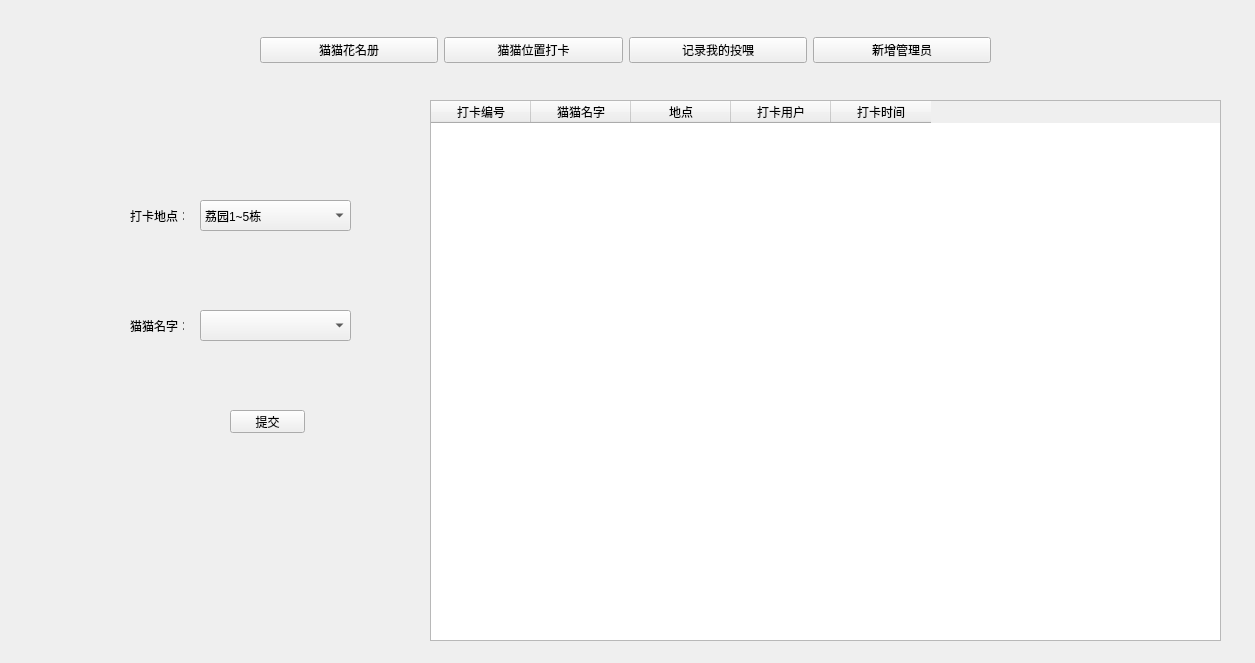
<?xml version="1.0" encoding="UTF-8"?>
<ui version="4.0">
 <class>adminWindow</class>
 <widget class="QMainWindow" name="adminWindow">
  <property name="geometry">
   <rect>
    <x>0</x>
    <y>0</y>
    <width>1255</width>
    <height>663</height>
   </rect>
  </property>
  <property name="windowTitle">
   <string>MainWindow</string>
  </property>
  <widget class="QWidget" name="centralwidget">
   <widget class="QWidget" name="gridLayoutWidget">
    <property name="geometry">
     <rect>
      <x>260</x>
      <y>10</y>
      <width>731</width>
      <height>81</height>
     </rect>
    </property>
    <layout class="QGridLayout" name="gridLayout">
     <item row="0" column="2">
      <widget class="QPushButton" name="feedBtn">
       <property name="text">
        <string>记录我的投喂</string>
       </property>
      </widget>
     </item>
     <item row="0" column="0">
      <widget class="QPushButton" name="catinfoBtn">
       <property name="text">
        <string>猫猫花名册</string>
       </property>
      </widget>
     </item>
     <item row="0" column="1">
      <widget class="QPushButton" name="witnessBtn">
       <property name="text">
        <string>猫猫位置打卡</string>
       </property>
      </widget>
     </item>
     <item row="0" column="3">
      <widget class="QPushButton" name="newAdminBtn">
       <property name="text">
        <string>新增管理员</string>
       </property>
      </widget>
     </item>
    </layout>
   </widget>
   <widget class="QStackedWidget" name="stackedWidget">
    <property name="geometry">
     <rect>
      <x>50</x>
      <y>100</y>
      <width>1171</width>
      <height>561</height>
     </rect>
    </property>
    <property name="currentIndex">
     <number>1</number>
    </property>
    <widget class="QWidget" name="page">
     <widget class="QTableWidget" name="catTabel">
      <property name="geometry">
       <rect>
        <x>270</x>
        <y>0</y>
        <width>881</width>
        <height>551</height>
       </rect>
      </property>
      <property name="sortingEnabled">
       <bool>false</bool>
      </property>
      <property name="columnCount">
       <number>7</number>
      </property>
      <column>
       <property name="text">
        <string>猫猫编号</string>
       </property>
      </column>
      <column>
       <property name="text">
        <string>猫猫名字</string>
       </property>
      </column>
      <column>
       <property name="text">
        <string>性别</string>
       </property>
      </column>
      <column>
       <property name="text">
        <string>品种</string>
       </property>
      </column>
      <column>
       <property name="text">
        <string>常出现地点</string>
       </property>
      </column>
      <column>
       <property name="text">
        <string>疫苗状态</string>
       </property>
      </column>
      <column>
       <property name="text">
        <string>备注</string>
       </property>
      </column>
     </widget>
     <widget class="QWidget" name="horizontalLayoutWidget">
      <property name="geometry">
       <rect>
        <x>30</x>
        <y>0</y>
        <width>201</width>
        <height>51</height>
       </rect>
      </property>
      <layout class="QHBoxLayout" name="horizontalLayout">
       <item>
        <widget class="QLabel" name="label">
         <property name="text">
          <string>猫名：</string>
         </property>
        </widget>
       </item>
       <item>
        <widget class="QLineEdit" name="addCatNameEdit"/>
       </item>
      </layout>
     </widget>
     <widget class="QWidget" name="horizontalLayoutWidget_2">
      <property name="geometry">
       <rect>
        <x>30</x>
        <y>60</y>
        <width>201</width>
        <height>51</height>
       </rect>
      </property>
      <layout class="QHBoxLayout" name="horizontalLayout_2">
       <item>
        <widget class="QLabel" name="label_2">
         <property name="text">
          <string>性别：</string>
         </property>
        </widget>
       </item>
       <item>
        <widget class="QComboBox" name="addCatGenderBox">
         <item>
          <property name="text">
           <string>公</string>
          </property>
         </item>
         <item>
          <property name="text">
           <string>母</string>
          </property>
         </item>
        </widget>
       </item>
      </layout>
     </widget>
     <widget class="QWidget" name="horizontalLayoutWidget_3">
      <property name="geometry">
       <rect>
        <x>30</x>
        <y>120</y>
        <width>201</width>
        <height>51</height>
       </rect>
      </property>
      <layout class="QHBoxLayout" name="horizontalLayout_3">
       <item>
        <widget class="QLabel" name="label_3">
         <property name="text">
          <string>品种：</string>
         </property>
        </widget>
       </item>
       <item>
        <widget class="QLineEdit" name="AddCatRaceEdit"/>
       </item>
      </layout>
     </widget>
     <widget class="QLabel" name="label_4">
      <property name="geometry">
       <rect>
        <x>0</x>
        <y>530</y>
        <width>151</width>
        <height>21</height>
       </rect>
      </property>
      <property name="text">
       <string>作为管理员，请细心填写~</string>
      </property>
     </widget>
     <widget class="QWidget" name="horizontalLayoutWidget_4">
      <property name="geometry">
       <rect>
        <x>30</x>
        <y>210</y>
        <width>201</width>
        <height>51</height>
       </rect>
      </property>
      <layout class="QHBoxLayout" name="horizontalLayout_4">
       <item>
        <widget class="QComboBox" name="addLocBox">
         <item>
          <property name="text">
           <string>荔园1~5栋</string>
          </property>
         </item>
         <item>
          <property name="text">
           <string>荔园6~10栋</string>
          </property>
         </item>
         <item>
          <property name="text">
           <string>主楼以及活动中心</string>
          </property>
         </item>
         <item>
          <property name="text">
           <string>T3~T5</string>
          </property>
         </item>
         <item>
          <property name="text">
           <string>T2、T6</string>
          </property>
         </item>
         <item>
          <property name="text">
           <string>运动场</string>
          </property>
         </item>
         <item>
          <property name="text">
           <string>研究生教学区</string>
          </property>
         </item>
        </widget>
       </item>
      </layout>
     </widget>
     <widget class="QLabel" name="label_5">
      <property name="geometry">
       <rect>
        <x>30</x>
        <y>190</y>
        <width>91</width>
        <height>16</height>
       </rect>
      </property>
      <property name="text">
       <string>常出现地点：</string>
      </property>
     </widget>
     <widget class="QWidget" name="horizontalLayoutWidget_5">
      <property name="geometry">
       <rect>
        <x>30</x>
        <y>270</y>
        <width>201</width>
        <height>41</height>
       </rect>
      </property>
      <layout class="QHBoxLayout" name="horizontalLayout_5">
       <item>
        <widget class="QLabel" name="label_6">
         <property name="text">
          <string>疫苗状态：</string>
         </property>
        </widget>
       </item>
       <item>
        <widget class="QComboBox" name="addCatVacBox">
         <item>
          <property name="text">
           <string>未接种</string>
          </property>
         </item>
         <item>
          <property name="text">
           <string>已接种</string>
          </property>
         </item>
        </widget>
       </item>
      </layout>
     </widget>
     <widget class="QLabel" name="label_7">
      <property name="geometry">
       <rect>
        <x>30</x>
        <y>320</y>
        <width>54</width>
        <height>12</height>
       </rect>
      </property>
      <property name="text">
       <string>备注：</string>
      </property>
     </widget>
     <widget class="QTextEdit" name="addOtherEdit">
      <property name="geometry">
       <rect>
        <x>30</x>
        <y>340</y>
        <width>201</width>
        <height>81</height>
       </rect>
      </property>
     </widget>
     <widget class="QPushButton" name="addCatButton">
      <property name="geometry">
       <rect>
        <x>60</x>
        <y>440</y>
        <width>141</width>
        <height>51</height>
       </rect>
      </property>
      <property name="text">
       <string>新增猫猫</string>
      </property>
     </widget>
    </widget>
    <widget class="QWidget" name="page_2">
     <widget class="QTableWidget" name="witnessTable">
      <property name="geometry">
       <rect>
        <x>380</x>
        <y>0</y>
        <width>791</width>
        <height>541</height>
       </rect>
      </property>
      <property name="columnCount">
       <number>5</number>
      </property>
      <column>
       <property name="text">
        <string>打卡编号</string>
       </property>
      </column>
      <column>
       <property name="text">
        <string>猫猫名字</string>
       </property>
      </column>
      <column>
       <property name="text">
        <string>地点</string>
       </property>
      </column>
      <column>
       <property name="text">
        <string>打卡用户</string>
       </property>
      </column>
      <column>
       <property name="text">
        <string>打卡时间</string>
       </property>
      </column>
     </widget>
     <widget class="QLabel" name="label_8">
      <property name="geometry">
       <rect>
        <x>80</x>
        <y>110</y>
        <width>54</width>
        <height>12</height>
       </rect>
      </property>
      <property name="text">
       <string>打卡地点：</string>
      </property>
     </widget>
     <widget class="QLabel" name="label_9">
      <property name="geometry">
       <rect>
        <x>80</x>
        <y>220</y>
        <width>54</width>
        <height>12</height>
       </rect>
      </property>
      <property name="text">
       <string>猫猫名字：</string>
      </property>
     </widget>
     <widget class="QComboBox" name="witCatNameBox">
      <property name="geometry">
       <rect>
        <x>150</x>
        <y>210</y>
        <width>151</width>
        <height>31</height>
       </rect>
      </property>
     </widget>
     <widget class="QPushButton" name="addWitButton">
      <property name="geometry">
       <rect>
        <x>180</x>
        <y>310</y>
        <width>75</width>
        <height>23</height>
       </rect>
      </property>
      <property name="text">
       <string>提交</string>
      </property>
     </widget>
     <widget class="QComboBox" name="witLocBox">
      <property name="geometry">
       <rect>
        <x>150</x>
        <y>100</y>
        <width>151</width>
        <height>31</height>
       </rect>
      </property>
      <item>
       <property name="text">
        <string>荔园1~5栋</string>
       </property>
      </item>
      <item>
       <property name="text">
        <string>荔园6~10栋</string>
       </property>
      </item>
      <item>
       <property name="text">
        <string>主楼以及活动中心</string>
       </property>
      </item>
      <item>
       <property name="text">
        <string>T3~T5</string>
       </property>
      </item>
      <item>
       <property name="text">
        <string>T2、T6</string>
       </property>
      </item>
      <item>
       <property name="text">
        <string>运动场</string>
       </property>
      </item>
      <item>
       <property name="text">
        <string>研究生教学区</string>
       </property>
      </item>
     </widget>
    </widget>
    <widget class="QWidget" name="page_3">
     <widget class="QTableWidget" name="feedTable">
      <property name="geometry">
       <rect>
        <x>380</x>
        <y>0</y>
        <width>771</width>
        <height>521</height>
       </rect>
      </property>
      <property name="columnCount">
       <number>6</number>
      </property>
      <column>
       <property name="text">
        <string>投喂编号</string>
       </property>
      </column>
      <column>
       <property name="text">
        <string>猫猫名字</string>
       </property>
      </column>
      <column>
       <property name="text">
        <string>食物</string>
       </property>
      </column>
      <column>
       <property name="text">
        <string>投喂地点</string>
       </property>
      </column>
      <column>
       <property name="text">
        <string>投喂用户</string>
       </property>
      </column>
      <column>
       <property name="text">
        <string>投喂时间</string>
       </property>
      </column>
     </widget>
     <widget class="QLabel" name="label_10">
      <property name="geometry">
       <rect>
        <x>60</x>
        <y>140</y>
        <width>61</width>
        <height>16</height>
       </rect>
      </property>
      <property name="text">
       <string>投喂猫猫：</string>
      </property>
     </widget>
     <widget class="QLabel" name="label_11">
      <property name="geometry">
       <rect>
        <x>60</x>
        <y>10</y>
        <width>301</width>
        <height>51</height>
       </rect>
      </property>
      <property name="text">
       <string>注意，为了猫猫的健康，请勿喂食自带食物</string>
      </property>
     </widget>
     <widget class="QLabel" name="label_12">
      <property name="geometry">
       <rect>
        <x>80</x>
        <y>70</y>
        <width>221</width>
        <height>16</height>
       </rect>
      </property>
      <property name="text">
       <string>投喂务必领取提供的专用食物，谢谢</string>
      </property>
     </widget>
     <widget class="QComboBox" name="feedCatBox">
      <property name="geometry">
       <rect>
        <x>130</x>
        <y>130</y>
        <width>171</width>
        <height>41</height>
       </rect>
      </property>
     </widget>
     <widget class="QLabel" name="label_13">
      <property name="geometry">
       <rect>
        <x>60</x>
        <y>240</y>
        <width>54</width>
        <height>12</height>
       </rect>
      </property>
      <property name="text">
       <string>投喂食物：</string>
      </property>
     </widget>
     <widget class="QComboBox" name="feedFoodBox">
      <property name="geometry">
       <rect>
        <x>130</x>
        <y>230</y>
        <width>171</width>
        <height>41</height>
       </rect>
      </property>
      <item>
       <property name="text">
        <string>猫粮1号</string>
       </property>
      </item>
      <item>
       <property name="text">
        <string>猫用奥利奥</string>
       </property>
      </item>
      <item>
       <property name="text">
        <string>猫用饼干</string>
       </property>
      </item>
      <item>
       <property name="text">
        <string>喵比克</string>
       </property>
      </item>
     </widget>
     <widget class="QLabel" name="label_14">
      <property name="geometry">
       <rect>
        <x>60</x>
        <y>330</y>
        <width>61</width>
        <height>16</height>
       </rect>
      </property>
      <property name="text">
       <string>投喂地点：</string>
      </property>
     </widget>
     <widget class="QPushButton" name="addFeedBtn">
      <property name="geometry">
       <rect>
        <x>160</x>
        <y>430</y>
        <width>75</width>
        <height>23</height>
       </rect>
      </property>
      <property name="text">
       <string>提交</string>
      </property>
     </widget>
     <widget class="QComboBox" name="feedLocBox">
      <property name="geometry">
       <rect>
        <x>130</x>
        <y>319</y>
        <width>171</width>
        <height>41</height>
       </rect>
      </property>
      <item>
       <property name="text">
        <string>荔园1~5栋</string>
       </property>
      </item>
      <item>
       <property name="text">
        <string>荔园6~10栋</string>
       </property>
      </item>
      <item>
       <property name="text">
        <string>主楼以及活动中心</string>
       </property>
      </item>
      <item>
       <property name="text">
        <string>T3~T5</string>
       </property>
      </item>
      <item>
       <property name="text">
        <string>T2、T6</string>
       </property>
      </item>
      <item>
       <property name="text">
        <string>运动场</string>
       </property>
      </item>
      <item>
       <property name="text">
        <string>研究生教学区</string>
       </property>
      </item>
     </widget>
    </widget>
   </widget>
  </widget>
 </widget>
 <resources/>
 <connections/>
</ui>
